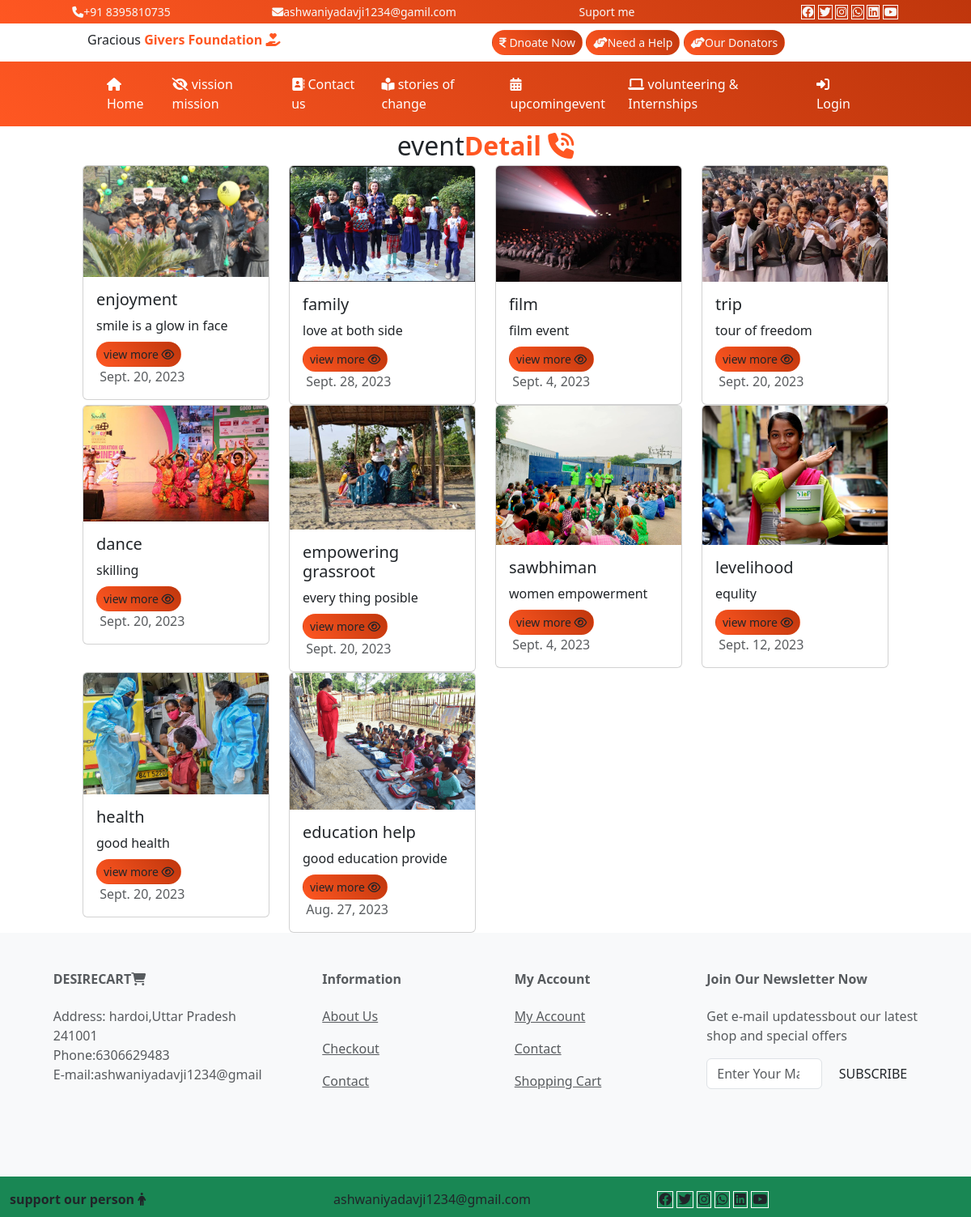
The page /user/upcomingevent/ on the database its author committed.
### user/models.py (models this page shows, shortened)
class upcomingevents(models.Model):
     event_picture=models.ImageField(upload_to='static/upcomingevent/',null=True)
     event_title=models.CharField(max_length=200,null=True)
     event_details=models.TextField()
     event_date=models.DateField()
     event_place=models.CharField(max_length=300)
     event_purpose=models.CharField(max_length=300)

### user/views.py (the view)
# urls.py: path('upcomingevent/',views.event),
def event(request):
    data=upcomingevents.objects.all().order_by('-id')
    md={"edata":data}
    return render(request,'user/event.html',md)

### templates/user/event.html (shortened to what this page needs)
 {% extends 'base.html'%}
{% load static %}
{% block childpage %}
<div class="text-center fs-2">event<b class="txt-mycolor">Detail
<i class="fa-solid fa-phone-volume"></i>
</b>
</div>
<div class="row">
    <div class="col-sm-10 mx-auto">
        <div class="row">
            {% for i in edata %}
        <div class="col-sm-3">
             <div class="card">
                    <img src="/{{i.event_picture}}" class="card-img-top"/>
                    <div class="card-body">
                        <h5 class="card-tittle">{{i.event_title}}</h5>
                        <span>{{i.event_purpose}}</span><br/>
                        <a href="/user/viewevent?msg={{i.id}}" class="btn bg-mycolor text-dark mt-2 btn-sm rounded-pill">view more
                            <i class="fa-regular fa-eye"></i>
                        </a><br/>
                        <span class="text-muted">
                            {{i.event_date}}
                        </span>
                    </div>
                </div>
    </div>
            {% endfor %}
        </div>
        </div>
</div>
 </div>
{% endblock %}

### templates/base.html (shortened to what this page needs)
<!DOCTYPE html>
{% load static %}
<html lang="en" xmlns="http://www.w3.org/1999/html">
<head>
    <link href="{% static 'css/bootstrap.css'%}" rel="stylesheet"/>
    <link href="{% static 'css/all.css'%}" rel="stylesheet"/>
</head>
<body style="overflow-x:hidden">
<div class="container-fluid">
    <div class="row t1 text-center bg-mycolor text-light py-1">
        <div class="col-lg-3 col-md-6 col-sm-12">
            <i class="fa-solid fa-phone b"></i>+91 8395810735
        </div>
        <div class="col-lg-3 col-md-6 col-sm-12">
            <i class="fa-solid fa-envelope"></i>ashwaniyadavji1234@gamil.com
        </div>
        <div class="col-lg-3 col-md-6 col-sm-12">
         Suport me
        </div>
        <div class="col-lg-3 col-md-6 col-sm-12">
            <i class="fa-brands fa-facebook"></i>
            <i class="fa-brands fa-twitter"></i>
            <i class="fa-brands fa-instagram"></i>
            <i class="fa-brands fa-whatsapp"></i>
            <i class="fa-brands fa-linkedin"></i>
            <i class="fa-brands fa-youtube"></i>
        </div>
    </div>
<div class="row t2">
    <div class="col-sm-10 mx-auto">
        <div class="row">
            <div class="col-sm-4 p-2">
                Gracious <b class="txt-mycolor">Givers Foundation <i class="fa-solid fa-hand-holding-heart"></i></b>
            </div>
            <div class="col-sm-2"></div>
            <div class="col-sm-6 p-2">
                <a href="/user/donatenow/" class=" btn btn-sm bg-mycolor text-light rounded-pill"><i class="fa-solid fa-indian-rupee-sign"></i> Dnoate Now</a>
                <a href="/user/help/"class=" btn btn-sm bg-mycolor text-light rounded-pill"><i class="fa-solid fa-handshake-angle"></i>Need a Help</a>
                <a href="/user/volunteerlist/"class=" btn btn-sm bg-mycolor text-light rounded-pill"><i class="fa-solid fa-handshake-angle"></i>Our Donators</a>
            </div>
        </div>
    </div>
</div>
    <div class="row t3 bg-mycolor">
        <div class="col-sm-10 mx-auto">
            <nav class="navbar navbar-expand-lg bg-body-tertiary" id="menu">
  <div class="container-fluid">
      <ul class="navbar-nav me-auto mb-2 mb-lg-0" sytle="background:aqua; border:red;">
        <li class="nav-item rounded rounded-4">
          <a class="nav-link active" aria-current="page" href="/user/index/">
              <i class="fa-solid fa-house"></i> Home</a>
        </li>
        <li class="nav-item">
          <a class="nav-link" href="/user/vission mission/"><i class="fa-solid fa-eye-slash"></i> vission mission</a>
        </li>
       <li class="nav-item">
          <a class="nav-link" href="/user/contact/">
              <i class="fa-solid fa-address-book"></i> Contact us</a>
        </li>
           <li class="nav-item">
          <a class="nav-link" href="/user/stories & change/"><i class="fa-solid fa-book-open-reader"></i> stories of change</a>
           </li>
           <li class="nav-item">
          <a class="nav-link" href="/user/upcomingevent/"><i class="fa-solid fa-calendar-days"></i> upcomingevent</a>
        </li>
           <li class="nav-item">
          <a class="nav-link" href="/user/volunteer/">
              <i class="fa-solid fa-laptop"></i> volunteering & Internships</a>
        </li>
          <li class="nav-item">
          <a class="nav-link" href="/admin/">
               <i class="fa-solid fa-right-to-bracket"></i> Login</a>
        </li>
          </ul>
    </div>
            </nav>
  </div>
        </div>
    </div>
<div class="row">
    <div class="col-sm-12" style=min-height:400px;">
{% block childpage %}
{% endblock %}
    </div>
<div class="container-fluid">
<div class="row footer1">
<footer class="text-center text-lg-start bg-light text-muted ">
    <div class="container text-center text-md-start mt-5 ">
      <div class="row mt-3">
        <div class="col-md-3 col-lg-4 col-xl-3 mx-auto mb-4">
          <h6 class="text-uppercase fw-bold mb-4">
            DESIRE<b class="text-mycolor">CART<i class="fa-solid fa-cart-shopping"></i></b>
          </h6>
          <div>Address: hardoi,Uttar Pradesh 241001</div>
		  <div>Phone:6306629483</div>
		  <div>E-mail:ashwaniyadavji1234@gmail</div>
        </div>
        <div class="col-md-2 col-lg-2 col-xl-2 mx-auto mb-4">
          <h6 class="fw-bold mb-4">
            Information
          </h6>
          <p>
            <a href="#!" class="text-reset">About Us</a>
          </p>
          <p>
            <a href="#!" class="text-reset">Checkout</a>
          </p>
          <p>
            <a href="#!" class="text-reset">Contact</a>
          </p>
        </div>
        <div class="col-md-3 col-lg-2 col-xl-2 mx-auto mb-4">
          <h6 class="fw-bold mb-4">
            My Account
          </h6>
          <p>
            <a href="#!" class="text-reset">My Account</a>
          </p>
          <p>
            <a href="#!" class="text-reset">Contact</a>
          </p>
          <p>
            <a href="#!" class="text-reset">Shopping Cart</a>
          </p>
        </div>
        <div class="col-md-4 col-lg-3 col-xl-3 mx-auto mb-md-0 mb-4">
          <h6 class="fw-bold mb-4">Join Our Newsletter Now</h6>
          <p>
            Get e-mail updatessbout our latest shop and special offers
          </p>
		  <form class="d-flex" role="search">
      <input class="form-control me-2" type="search" placeholder="Enter Your Mail" aria-label="Search">
      <button type="button" class="btn text-mycolor">SUBSCRIBE</button>
    </form>
        </div>
      </div>
    </div>
</footer>
</div>
<div class="row footer2 bg-success  pt-3">
    <div class="col-sm-4"><b> support our person <i class="fa-solid fa-person"></i></b></div>
    <div class="col-sm-4">ashwaniyadavji1234@gmail.com</div>
    <div class="col-sm-4">
           <i class="fa-brands fa-facebook"></i>
            <i class="fa-brands fa-twitter"></i>
            <i class="fa-brands fa-instagram"></i>
            <i class="fa-brands fa-whatsapp"></i>
            <i class="fa-brands fa-linkedin"></i>
            <i class="fa-brands fa-youtube"></i>
    </div>
</div>
</div>
</body>
</html>

### templates/base.html (style rules this page uses)
:root { --bgcolor:linear-gradient(45deg,#FF5722,#bf360c); --txtcolor:#FF5722; }
.t1 { font-size:14px; }
.bg-mycolor { background:var(--bgcolor) !important; }
.txt-mycolor { color:var(--txtcolor); }
.fa-brands { border:1px solid white; padding:.3%; }
#menu { background:var(--bg-color) !important; }
#menu ul li a { color:white; }
.b { animation:myanim infinite 1s; }
.footer1 { min-height:300px; }
.footer2 { min-height:50px; margin-top:.1%; }

### rows shown on the page
upcomingevents: event_picture (picture), event_title "enjoyment", event_purpose "smile is a glow in face", event_date "Sept. 20, 2023"
upcomingevents: event_picture (picture), event_title "family", event_purpose "love at both side", event_date "Sept. 28, 2023"
upcomingevents: event_picture (picture), event_title "film", event_purpose "film event", event_date "Sept. 4, 2023"
upcomingevents: event_picture (picture), event_title "trip", event_purpose "tour of freedom", event_date "Sept. 20, 2023"
upcomingevents: event_picture (picture), event_title "dance", event_purpose "skilling", event_date "Sept. 20, 2023"
upcomingevents: event_picture (picture), event_title "empowering grassroot", event_purpose "every thing posible", event_date "Sept. 20, 2023"
upcomingevents: event_picture (picture), event_title "sawbhiman", event_purpose "women empowerment", event_date "Sept. 4, 2023"
upcomingevents: event_picture (picture), event_title "levelihood", event_purpose "equlity", event_date "Sept. 12, 2023"
upcomingevents: event_picture (picture), event_title "health", event_purpose "good health", event_date "Sept. 20, 2023"
upcomingevents: event_picture (picture), event_title "education help", event_purpose "good education provide", event_date "Aug. 27, 2023"
